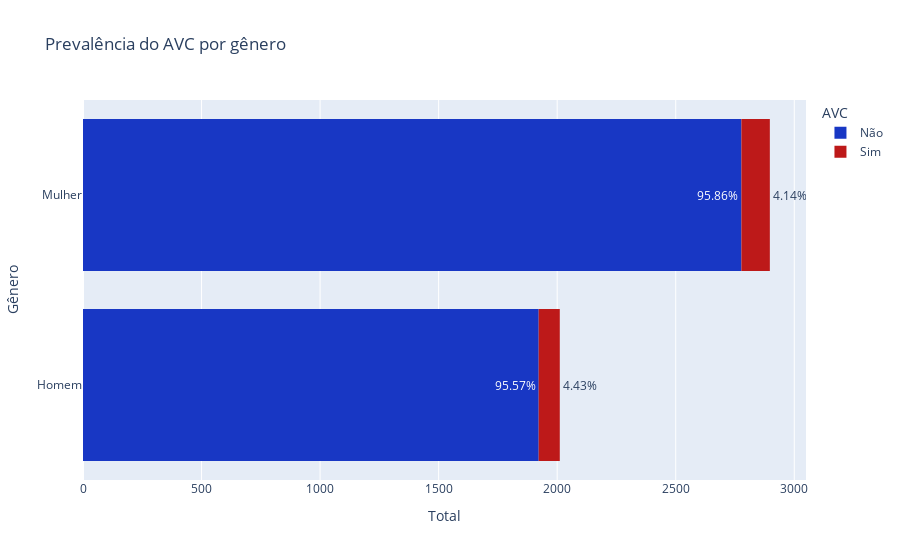

Notebook code for this chart:
### Code cell
#custom_colors = ['#1837c4', '#bd1919'] 

dfg=df_copy.groupby(['gender','stroke']).count().reset_index()
dfg['count'] = dfg['id']
dfg['percentual'] = df_copy.groupby(['gender','stroke']).size().groupby(level=0).apply(lambda x: 100 * x/float(x.sum())).values

fig = px.bar(dfg, y="gender", x='count',  color="stroke", orientation="h", hover_name="stroke",
             text=dfg['percentual'].apply(lambda x: '{0:1.2f}%'.format(x)),
             color_discrete_map={
                "Sim": "#bd1919",
                "Não": "#1837c4"},
             labels={
                     "stroke": "AVC",
                     "count": "Total",
                     "text": "Percentual",
                     "gender": "Gênero"},   
             title="Prevalência do AVC por gênero")

fig.update_traces(dict(marker_line_width=0))
fig.update_traces(textposition='outside')



fig.show()

### Figure 1 — Plotly figure (JSON) as saved in the notebook; plotly's stock layout.template omitted (floating-point values rounded to 4 significant figures)
{"data": [{"alignmentgroup": "True", "hovertemplate": "<b>%{hovertext}</b><br><br>AVC=Não<br>Total=%{x}<br>Gênero=%{y}<br>Percentual=%{text}<extra></extra>", "hovertext": ["Não", "Não"], "legendgroup": "Não", "marker": {"color": "#1837c4", "line": {"width": 0}, "pattern": {"shape": ""}}, "name": "Não", "offsetgroup": "Não", "orientation": "h", "showlegend": true, "text": ["95.57%", "95.86%"], "textposition": "outside", "type": "bar", "x": [1922, 2777], "xaxis": "x", "y": ["Homem", "Mulher"], "yaxis": "y"}, {"alignmentgroup": "True", "hovertemplate": "<b>%{hovertext}</b><br><br>AVC=Sim<br>Total=%{x}<br>Gênero=%{y}<br>Percentual=%{text}<extra></extra>", "hovertext": ["Sim", "Sim"], "legendgroup": "Sim", "marker": {"color": "#bd1919", "line": {"width": 0}, "pattern": {"shape": ""}}, "name": "Sim", "offsetgroup": "Sim", "orientation": "h", "showlegend": true, "text": ["4.43%", "4.14%"], "textposition": "outside", "type": "bar", "x": [89, 120], "xaxis": "x", "y": ["Homem", "Mulher"], "yaxis": "y"}], "layout": {"barmode": "relative", "legend": {"title": {"text": "AVC"}, "tracegroupgap": 0}, "title": {"text": "Prevalência do AVC por gênero"}, "xaxis": {"anchor": "y", "domain": [0, 1], "title": {"text": "Total"}}, "yaxis": {"anchor": "x", "domain": [0, 1], "title": {"text": "Gênero"}}}}
